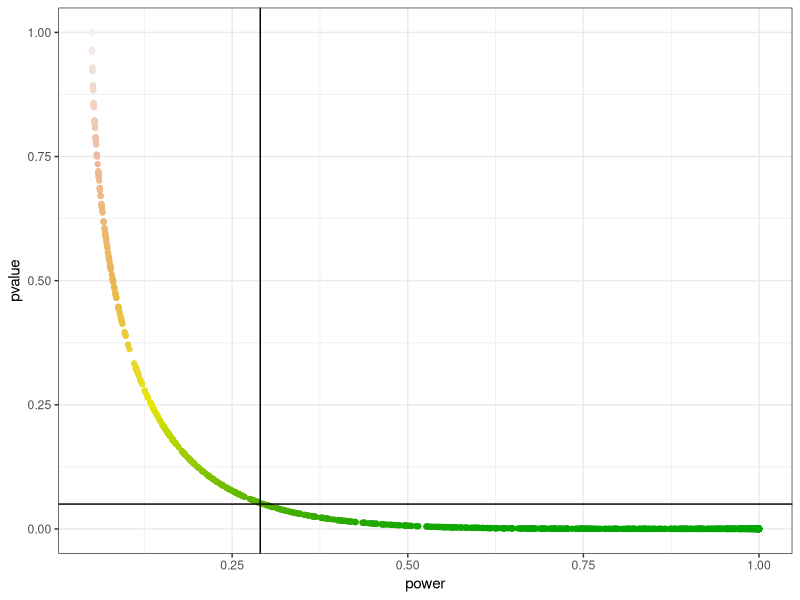
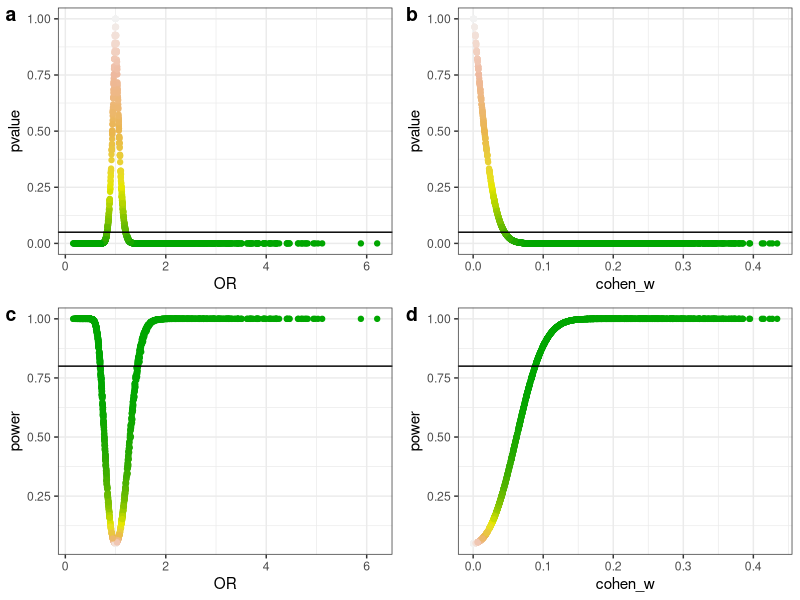
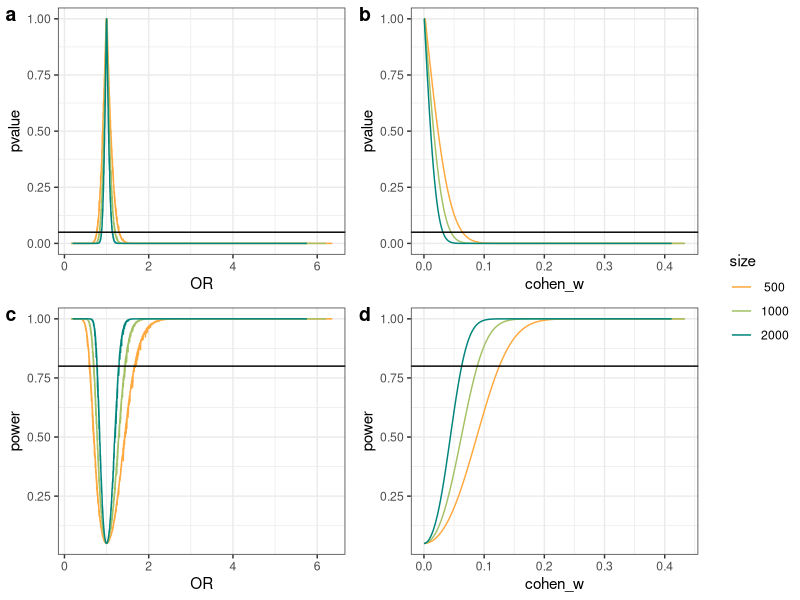

Here is the R script that generated these plots, in order:
## ---- chunk 1
knitr::opts_chunk$set(collapse = TRUE, echo=TRUE, eval=TRUE, warning=FALSE, message=FALSE, comment="  ")
# https:\/\/aurora-mareviv.github.io\/talesofr
## ---- chunk 2
# Installs missing libraries on render!
list.of.packages <- c("rmarkdown", "Rcpp", "knitr", "tidyverse", "pwr", "kableExtra", "cowplot", "gridGraphics")
new.packages <- list.of.packages[!(list.of.packages %in% installed.packages()[,"Package"])]
if(length(new.packages)) install.packages(new.packages, repos='https://cran.rstudio.com/')
## ---- chunk 3
wdir <- getwd() 
# la carpeta donde guardo los datos
datadir <- paste(wdir, "/data", sep="")
# y la carpeta inmediatamente por encima
wdirRoot <- gsub("\\content\\/post", "", wdir) 
## ---- chunk 4
# Kable Extra formatter
require(magrittr)
kable <- function(x){
  y <- x %>%
  knitr::kable("html", escape = F, align = "c") %>%
  kableExtra::kable_styling("striped", full_width = F)
  y
}
## ---- chunk 5
library(tidyverse)
# Set basic parameters
lower_prob_range=0.3
upper_prob_range=0.7
prob_step=0.01
probabilities <- seq(from = lower_prob_range, to = upper_prob_range, by = prob_step)

# Create dataframe with all the possible effect sizes
mydata0 <- expand.grid(probabilities,probabilities) %>%
   tibble::as_tibble() %>%
   rename(
      `prob of exposure in cases` = Var1,
      `prob of exposure in controls` = Var2
   )
## ---- chunk 6
power_against_pvalue <- function(probabilities_expo_case=0.5, probabilities_expo_control=0.5, N=1000, exposure="exposed", unexposed="unexposed"){
   require(pwr)
   require(magrittr)

   table_exposure <- c(exposure, unexposed)
   
   # Make a data frame
   cases <- tibble(
      status = "case",
      allele = sample( table_exposure, N, replace=TRUE, prob=c(probabilities_expo_case, 1-probabilities_expo_case) )
   )
   controls <- tibble(
      status = "control",
      allele = sample( table_exposure, N, replace=TRUE, prob=c(probabilities_expo_control, 1-probabilities_expo_control) )
   )
   study <- cases %>%
      bind_rows(controls)
   
   # Observed counts
   .TableOC <- table(study$status, study$allele)
   # Observed proportions (row)
   .TableOPr <- prop.table(.TableOC, 1) # proportions by row
   # Observed proportions (table)
   .TableOP <- prop.table(.TableOC) # proportions by table
   # Chi-squared test
   xsq_text <- .TableOC %>% chisq.test()
   # Expected table counts:
   .TableEC <- xsq_text$expected   
   # Expected table proportions:
   .TableEP <- prop.table(.TableEC) # proportions by table
   # get p-value
   xsq_pvalue <- xsq_text$p.value
   
   # Observed counts:
   H_n <- count_observed_ctrls_unexpo <- .TableOC[2,2]
   D_n <- count_observed_cases_unexpo <- .TableOC[1,2]
   H_e <- count_observed_ctrls_expo <- .TableOC[2,1] # A is the exposure
   D_e <- count_observed_cases_expo <- .TableOC[1,1] # A is the exposure
   
   # Get the OR
   OR <- ( D_e / H_e ) / ( D_n / H_n )
   
   # Observed table proportions
   pr_observed_ctrls_unexpo <- .TableOP[2,2]
   pr_observed_case_unexpo <- .TableOP[1,2]
   pr_observed_ctrls_expo <- .TableOP[2,1]
   pr_observed_case_expo <- .TableOP[1,1]
   
   # Expected table proportions:
   pr_expected_ctrls_unexpo <- .TableEP[2,2]
   pr_expected_case_unexpo <- .TableEP[1,2]
   pr_expected_ctrls_expo <- .TableEP[2,1]
   pr_expected_case_expo <- .TableEP[1,1]
   
   # Cohen's w
   w <- (
      (
         (pr_expected_ctrls_unexpo - pr_observed_ctrls_unexpo)^2 / pr_expected_ctrls_unexpo
      ) + (
         (pr_expected_ctrls_expo - pr_observed_ctrls_expo)^2 / pr_expected_ctrls_expo
      ) + (
         (pr_expected_case_unexpo - pr_observed_case_unexpo)^2 / pr_expected_case_unexpo
      ) + (
         (pr_expected_case_expo - pr_observed_case_expo)^2 / pr_expected_case_expo
      )
   )^(1/2)
   
   # Power
   pw <- pwr.chisq.test(
      w = w, 
      N = N, 
      df = 1, 
      sig.level = 0.05, 
      power = NULL
   )
   
   # Final result
   result0 <- list(
      prob_case_in_exposed = probabilities_expo_case,
      prob_control_in_exposed = probabilities_expo_control,
      N = N,
      w = w,
      power = pw$power,
      p_value = xsq_pvalue,
      OR = OR,
      observed_counts = .TableOC,
      expected_counts = .TableEC,
      observed_proportions = .TableOP,
      expected_proportions = .TableEP
   )
   result0
   
}

# A helper function to extract the results into new columns
power_against_pvalue_extractor <- function(power_versus_pvalue, extracted=NULL){
   if(is.null(extracted)){
      result <- power_versus_pvalue
   }else{
      result <- power_versus_pvalue[[extracted]]
   }
   result
}
## ---- chunk 7
power_against_pvalue(
   probabilities_expo_case=0.5, 
   probabilities_expo_control=0.5,
   N=1000, 
   exposure="A=exposed", 
   unexposed="G=unexposed" 
)
## ---- chunk 8
mydata <- mydata0 %>%
   # calculate
   mutate(
      power_versus_pvalue = purrr::map2(
         `prob of exposure in cases`, `prob of exposure in controls`, 
         ~power_against_pvalue(.x, .y, N=1000, exposure="A=exposed", unexposed="G=unexposed")
         )
   ) %>%
   # extract elements
   mutate(
      power = purrr::map(power_versus_pvalue, power_against_pvalue_extractor, extracted="power"),
      pvalue = purrr::map(power_versus_pvalue, power_against_pvalue_extractor, extracted="p_value"),
      OR = purrr::map(power_versus_pvalue, power_against_pvalue_extractor, extracted="OR"),
      cohen_w = purrr::map(power_versus_pvalue, power_against_pvalue_extractor, extracted="w")
   ) %>%
   unnest(cols = c(power, pvalue, OR, cohen_w))
## ---- chunk 9
mydata %>% select(-power_versus_pvalue, -cohen_w) %>% head(3) %>% kable()
## ---- chunk 10
mydata %>%
   filter(
      pvalue > 0.049 & pvalue < 0.051
   ) %>%
   select(-power_versus_pvalue, -cohen_w) %>% kable()
## ---- chunk 11
power_vs_pvalue <- mydata %>%
   ggplot(
      aes(
         x=power,
         y=pvalue,
         colour=pvalue
      )
   ) +
   geom_point() + 
   geom_hline(yintercept=0.05) + geom_vline(xintercept=0.29) +
   scale_colour_gradientn(colours = terrain.colors(5)) +
   theme_bw() + theme(legend.position = "none")

power_vs_pvalue
## ---- chunk 12
or_vs_pvalue <- mydata %>%
   ggplot(
      aes(x=OR, y=pvalue, colour=pvalue)
   ) +
   geom_point() + 
   geom_hline(yintercept=0.05) +
   scale_colour_gradientn(colours = terrain.colors(5)) +
   theme_bw() + theme(legend.position = "none")

w_vs_pvalue <- mydata %>%
   ggplot(
      aes(x=cohen_w, y=pvalue, colour=pvalue)
   ) +
   geom_point() + 
   geom_hline(yintercept=0.05) +
   scale_colour_gradientn(colours = terrain.colors(5)) +
   theme_bw() + theme(legend.position = "none")

or_vs_power <- mydata %>%
   ggplot(
      aes(x=OR, y=power, colour=pvalue)
   ) +
   geom_point() + 
   geom_hline(yintercept=0.8) +
   scale_colour_gradientn(colours = terrain.colors(5)) +
   theme_bw() + theme(legend.position = "none")

w_vs_power <- mydata %>%
   ggplot(
      aes(x=cohen_w, y=power, colour=pvalue)
   ) +
   geom_point() + 
   geom_hline(yintercept=0.8) +
   scale_colour_gradientn(colours = terrain.colors(5)) +
   theme_bw() + theme(legend.position = "none")

cowplots <- list(or_vs_pvalue, w_vs_pvalue, or_vs_power, w_vs_power) 
mylabels <- letters[1:length(cowplots)]
composed_figure <- cowplot::plot_grid(plotlist = cowplots,
                 labels = mylabels, nrow = 2, align = "h") 

composed_figure
## ---- chunk 13
mydata <- mydata %>%
   # calculate 500
   mutate(
      power_versus_pvalue_500 = purrr::map2(
         `prob of exposure in cases`, `prob of exposure in controls`, 
         ~power_against_pvalue(.x, .y, N=500, exposure="A=exposed", unexposed="G=unexposed")
         )
   ) %>%
   # extract elements
   mutate(
      power_500 = purrr::map(power_versus_pvalue_500, power_against_pvalue_extractor, extracted="power"),
      pvalue_500 = purrr::map(power_versus_pvalue_500, power_against_pvalue_extractor, extracted="p_value"),
      OR_500 = purrr::map(power_versus_pvalue_500, power_against_pvalue_extractor, extracted="OR"),
      cohen_w_500 = purrr::map(power_versus_pvalue_500, power_against_pvalue_extractor, extracted="w")
   ) %>%
   unnest(cols = c(power_500, pvalue_500, OR_500, cohen_w_500)) %>%
   # calculate 2000
   mutate(
      power_versus_pvalue_2000 = purrr::map2(
         `prob of exposure in cases`, `prob of exposure in controls`, 
         ~power_against_pvalue(.x, .y, N=2000, exposure="A=exposed", unexposed="G=unexposed")
         )
   ) %>%
   # extract elements
   mutate(
      power_2000 = purrr::map(power_versus_pvalue_2000, power_against_pvalue_extractor, extracted="power"),
      pvalue_2000 = purrr::map(power_versus_pvalue_2000, power_against_pvalue_extractor, extracted="p_value"),
      OR_2000 = purrr::map(power_versus_pvalue_2000, power_against_pvalue_extractor, extracted="OR"),
      cohen_w_2000 = purrr::map(power_versus_pvalue_2000, power_against_pvalue_extractor, extracted="w")
   ) %>%
   unnest(cols = c(power_2000, pvalue_2000, OR_2000, cohen_w_2000))

deselected <- c(
   "prob of exposure in cases", "prob of exposure in controls",
   "power_versus_pvalue", "power_versus_pvalue_500", "power_versus_pvalue_2000"
)
mydata_sizes0 <- mydata %>%
   select(
      -deselected
   )
mydata_sizes_power <- mydata_sizes0 %>%
   select(starts_with("power")) %>%
   tidyr::gather(
      power0, value_power
   )
mydata_sizes_pvalue <- mydata_sizes0 %>%
   select(starts_with("pvalue")) %>%
   tidyr::gather(
      pvalue0, value_pvalue
   )
mydata_sizes_OR <- mydata_sizes0 %>%
   select(starts_with("OR")) %>%
   tidyr::gather(
      OR0, value_OR
   )
mydata_sizes_cohen_w <- mydata_sizes0 %>%
   select(starts_with("cohen_w")) %>%
   tidyr::gather(
      cohen_w0, value_cohen_w
   )
mydata_sizes <- mydata_sizes_power %>%
   bind_cols(mydata_sizes_pvalue, mydata_sizes_OR, mydata_sizes_cohen_w) %>%
   mutate(
      size = case_when(
         power0 == "power_500" ~ " 500",
         power0 == "power" ~ "1000",
         power0 == "power_2000" ~ "2000",
         TRUE ~ NA_character_
      )
   ) %>%
   select(-ends_with("0")) %>%
   rename_all(
      list(
        ~stringr::str_replace_all(., 'value_', '')
      )
  )
## ---- chunk 14
discrete_pal <- c(
    "#ffa83d", #yellow
    "#a4c166",
    "#00857c"
  )
cex <- 0.5
or_vs_pvalue0 <- mydata_sizes %>%
   ggplot(
      aes(x=OR, y=pvalue, colour=size)
   ) +
   # geom_point(size = cex) + 
   geom_line() + 
   geom_hline(yintercept=0.05) +
   scale_colour_manual(values=discrete_pal) +
   theme_bw() 
or_vs_pvalue <- or_vs_pvalue0+ theme(legend.position = "none")

w_vs_pvalue0 <- mydata_sizes %>%
   ggplot(
      aes(x=cohen_w, y=pvalue, colour=size)
   ) +
   # geom_point(size = cex) + 
   geom_line() + 
   geom_hline(yintercept=0.05) +
   scale_colour_manual(values=discrete_pal) +
   theme_bw() 
w_vs_pvalue <- w_vs_pvalue0 + theme(legend.position = "none")

or_vs_power0 <- mydata_sizes %>%
   ggplot(
      aes(x=OR, y=power, colour=size)
   ) +
   # geom_point(size = cex) + 
   geom_line() + 
   geom_hline(yintercept=0.8) +
   scale_colour_manual(values=discrete_pal) +
   theme_bw() 
or_vs_power <- or_vs_power0 + theme(legend.position = "none")

w_vs_power0 <- mydata_sizes %>%
   ggplot(
      aes(x=cohen_w, y=power, colour=size)
   ) +
   # geom_point(size = cex) + 
   geom_line() + 
   geom_hline(yintercept=0.8) +
   scale_colour_manual(values=discrete_pal) +
   theme_bw() 
w_vs_power <- w_vs_power0 + theme(legend.position = "none")

legend <- cowplot::get_legend(
  or_vs_pvalue0 + theme(legend.box.margin = margin(0, 0, 0, 9))
)

cowplots <- list(or_vs_pvalue, w_vs_pvalue, or_vs_power, w_vs_power) 
mylabels <- letters[1:length(cowplots)]
composed_figure_sizes <- cowplot::plot_grid(plotlist = cowplots,
                 labels = mylabels, nrow = 2, align = "h") 

# composed_figure_sizes
library(gridGraphics)
cowplot::plot_grid(composed_figure_sizes, legend, rel_widths = c(3, .4))
